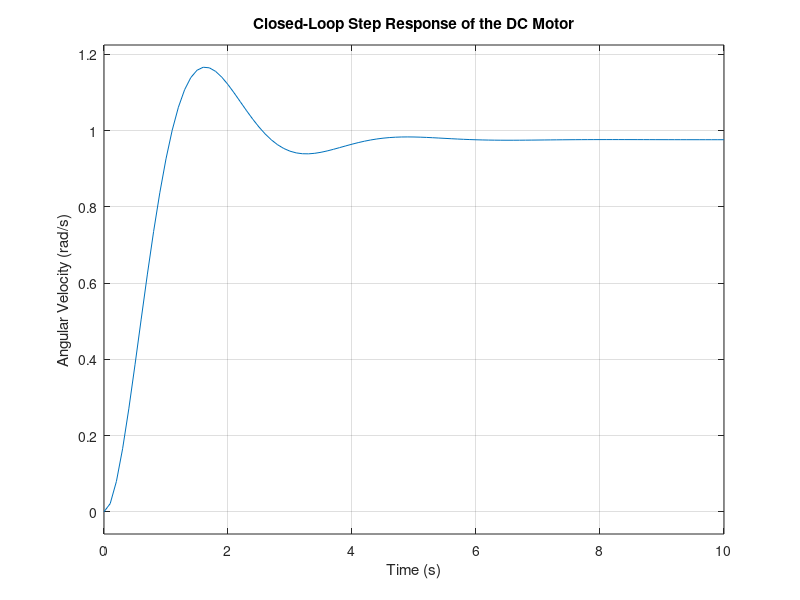
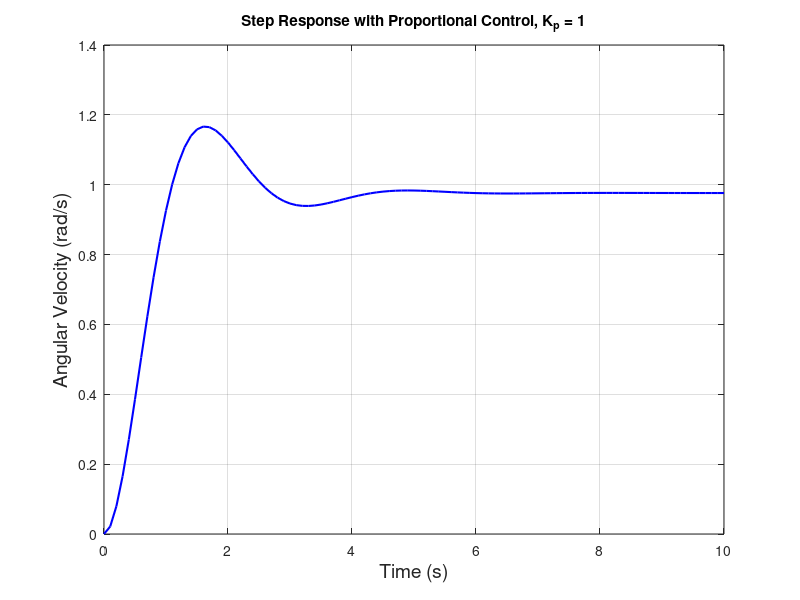
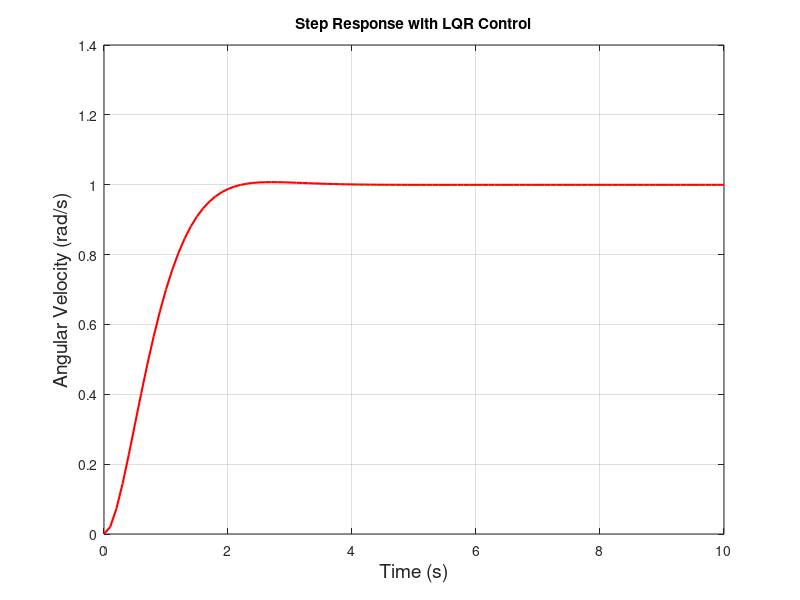
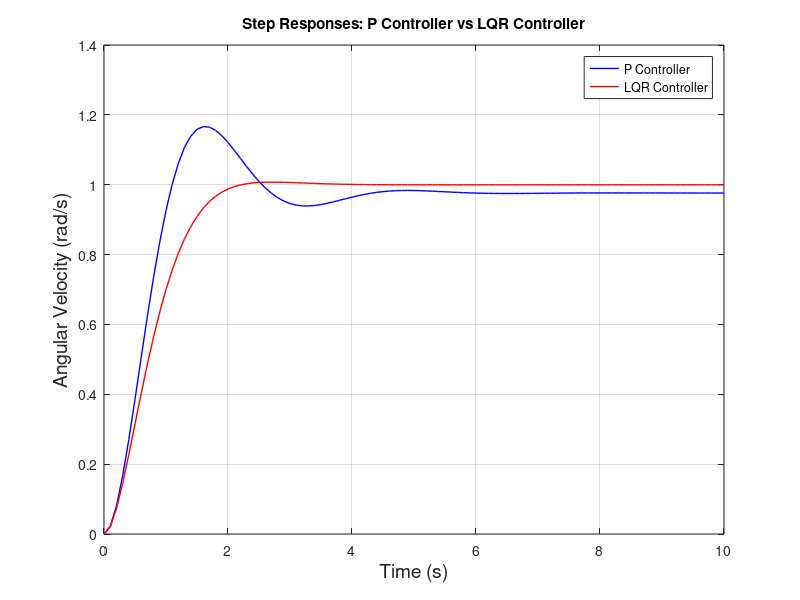

These figures' MATLAB source, in order:
%% Proportional (P) control using transfer function

% Given Parameters
J = 0.01;    % kgm^2
Km = 0.023;  % torque constant (Nm/A)
b = 0.00003; % Nms
R = 1;       % Ohms
L = 0.5;     % Henry

% Define the Transfer Function for the DC Motor
s = tf('s');
G_motor = Km / ( (J*s + b) * (L*s + R) + Km^2 );

% --- Unity Feedback (Closed-Loop System) ---
T1 = feedback(G_motor, 1);  % Unity negative feedback

% --- Plot the Closed-Loop Step Response ---
figure;
step(T1, 10); % Simulate for 50 seconds
title('Closed-Loop Step Response of the DC Motor');
xlabel('Time (s)');
ylabel('Angular Velocity (rad/s)');
grid on;

%% Proportional (P) control using state-space model

% Definition of DC Motor parameters
J = 0.01;      % kg.m^2
b = 0.00003;   % N.m.s/rad
Ke = 0.023;    % V.s/rad
Ki = 0.023;    % N.m/A
R = 1;         % Ohms
L = 0.5;       % H

% Computation of state-space matrices
A = [-b/J     Ki/J;
     -Ke/L   -R/L];
B = [0  1/L]';
C = [1  0];
D = 0;

% Create a state-space model object
sys = ss(A, B, C, D);

% Choose P gain (try Kp = 1, 5, ...)
Kp = 1;

% Perform closed-loop system with P
% Control law: u(t) = -Kp * [y(t) - r(t)]
sys_p = feedback(sys * Kp, 1);

% Simulate step response
[y, t_out] = step(sys_p, 10);

% Plot
figure;
plot(t_out, y, 'b', 'LineWidth', 1.5);
xlabel('Time (s)', 'FontSize', 14);
ylabel('Angular Velocity (rad/s)', 'FontSize', 14);
title(['Step Response with Proportional Control, K_p = ', num2str(Kp)]);
grid on;

%% LQR control

% Definition of DC Motor parameters
J = 0.01;      % kg.m^2
b = 0.00003;   % N.m.s/rad
Ke = 0.023;    % V.s/rad
Ki = 0.023;    % N.m/A
R = 1;         % Ohms
L = 0.5;       % H

% Computation of state-space matrices
A = [-b/J     Ki/J;
     -Ke/L   -R/L];
B = [0  1/L]';
C = [1  0];
D = 0;

% Design LQR Controller
Q = C'*C; % Penalize state deviation (e.g., speed)
R = 1;    % Penalize control effort (e.g., current)
K = lqr(A, B, Q, R);  % Compute LQR gain matrix

% Perform closed-loop system with LQR
% Control law: u(t) = -K * x(t)
AA = A - B*K; % Compute new transition matrix
sys_lqr = ss(AA, B, C, D);

% Simulate step response
[y, t_out] = step(sys_lqr, 10);

% Plot
figure;
plot(t_out, y, 'r', 'LineWidth', 1.5);
title('Step Response with LQR Control');
xlabel('Time (s)', 'FontSize', 14);
ylabel('Angular Velocity (rad/s)', 'FontSize', 14);
grid on;

%% LQR control vs Proportional (P) control

% Definition of DC Motor parameters
J = 0.01;      % kg.m^2
b = 0.00003;   % N.m.s/rad
Ke = 0.023;    % V.s/rad
Ki = 0.023;    % N.m/A
R = 1;         % Ohms
L = 0.5;       % H

% Computation of state-space matrices
A = [-b/J     Ki/J;
     -Ke/L   -R/L];
B = [0  1/L]';
C = [1  0];
D = 0;

% Create a state-space model object
sys = ss(A, B, C, D);

% ===== Proportional (P) control =====
% Choose P gain (try Kp = 1, 5, ...)
Kp = 1;

% Perform closed-loop system with P
% Control law: u(t) = -Kp * [y(t) - r(t)]
sys_p = feedback(sys * Kp, 1);

% Simulate step response
[y_p, t_out_p] = step(sys_p, 10);

% ============ LQR control ============
% Design LQR Controller
Q = C'*C; % Penalize state deviation (e.g., speed)
R = 1;    % Penalize control effort (e.g., current)
K = lqr(A, B, Q, R);  % Compute LQR gain matrix

% Perform closed-loop system with LQR
% Control law: u(t) = -K * x(t)
AA = A - B*K; % Compute new transition matrix
sys_lqr = ss(AA, B, C, D);

% Simulate step response
[y_lqr, t_out_lqr] = step(sys_lqr, 10);

% ===========================================
% Plot both step responses on the same figure
figure;
plot(t_out_p, y_p, 'b-', 'LineWidth', 1);      % P controller in blue
hold on;
plot(t_out_lqr, y_lqr, 'r-', 'LineWidth', 1); % LQR controller in red dashed
hold off;

% Add labels and legend
xlabel('Time (s)', 'FontSize', 14);
ylabel('Angular Velocity (rad/s)', 'FontSize', 14);
title('Step Responses: P Controller vs LQR Controller');
legend('P Controller', 'LQR Controller');
grid on;







